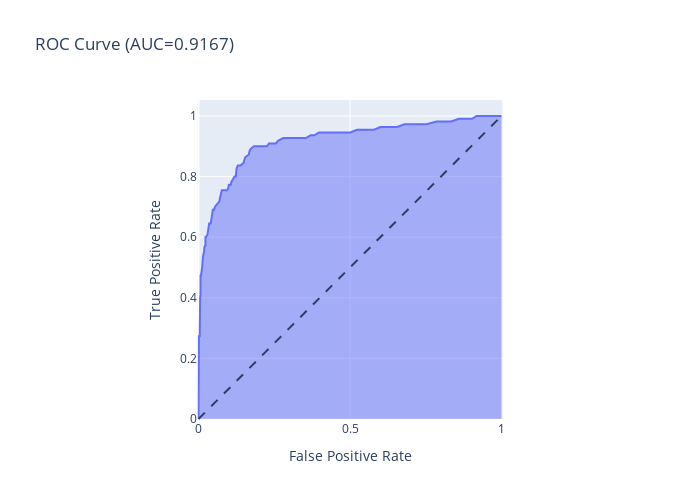

The cell this chart's notebook holds for it:
### Code cell
RF_smote = RandomForestClassifier(n_estimators=190)
RF_smote.fit(X_tr_smote,y_tr_smote)
optimal_threshold(RF_smote)
